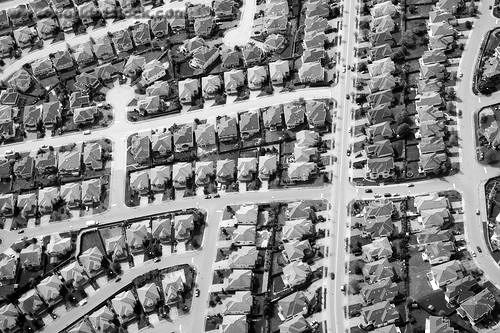
#> input picture assets/Image1.pgm, 500 x 333 px, found by its file name
$ python teste_q2.py   (older library calls are emulated)
#> lines starting #> are read from the running program, lines starting #| are printed output that depends on the picture; after the words box and inside, x2 and y2 are one past the last pixel; in counts of white or black regions, pixels touching at a corner belong together
### src/question2.py
#2) Implementar com funções prontas (Usando Image1.pgm)

## PARTE A

#2.1 a 2.4) Fazer um programa para realizar o processo de aguçamento (sharpening)
# de imagens, mediante o uso de um Filtro Laplaciano no domínio espacial.
# As entradas do programa devem ser:
# (i) a imagem
# (ii) o tipo de filtro laplaciano

import cv2
import numpy as np

def agucar_laplaciano(imagem, sigma=None):
    """
    Aplica o aguçamento usando filtro Laplaciano.
    Se sigma=None (Item 2.1): Usa o Laplaciano em todas as direções (centro 8).
    Se sigma for passado (Itens 2.2 e 2.3): Aplica Gaussiano e usa Laplaciano em cruz (centro 4).
    """
    if sigma is None:
        # Item 2.1 - Sem suavização e com Kernel +/- 8 no centro (Todas as direções)
        img_processada = imagem.copy()
        kernel = np.array([[-1, -1, -1],
                           [-1,  8, -1],
                           [-1, -1, -1]])
    else:
        # Itens 2.2 e 2.3 - Com suavização Gaussiana e Kernel +/- 4 no centro (Em cruz)
        img_processada = cv2.GaussianBlur(imagem, (3, 3), sigmaX=sigma)
        kernel = np.array([[ 0, -1,  0],
                           [-1,  4, -1],
                           [ 0, -1,  0]])

    # Aplicar o filtro usando CV_64F (float) para não perder os valores negativos!
    bordas = cv2.filter2D(img_processada, cv2.CV_64F, kernel)

    # Aguçamento: Imagem Original + Bordas
    # Usamos a imagem original crua para somar, assim destacamos os detalhes nela
    imagem_agucada = imagem + bordas

    # Cortar valores fora do limite (0 a 255) e converter de volta para uint8
    imagem_final = np.clip(imagem_agucada, 0, 255).astype(np.uint8)

    return imagem_final, np.clip(bordas, 0, 255).astype(np.uint8)
    # Retornamos as bordas também para colocar no relatório!


def agucar_frequencia(imagem, tipo_filtro = "gaussiano", D0 = 30):
    """
    Realiza o aguçamento do dominio de frequência usando um filtro Passa-Altas.
    tipo_filtro: "ideal" ou "gaussiano"
    D0: Frequência de corte
    """

    # Obtendo dimensões da imagem
    M, N = imagem.shape

    # FFT e Shift
    F = np.fft.fft2(imagem)
    Fshift = np.fft.fftshift(F)

    # Criar o Filtro Passa-Altas
    H = np.zeros((M, N), dtype=np.float32)
    for u in range(M):
        for v in range(N):
            # Distância D(u,v) ao centro
            D = np.sqrt((u - M/2) ** 2 + (v - N/2) ** 2)

            if tipo_filtro == "ideal":
                # Filtro Ideal Passa-Altas (Corta a Faca)
                H[u,v] = 0 if D <= D0 else 1
            elif tipo_filtro == "gaussiano":
                # Filtro Gaussiano Passa-Altas (Transição Suave)
                H[u,v] = 1 - np.exp(-(D**2) / (2 * D0**2))

    # Aplicar o filtro e Transformada Inversa
    Gshift = Fshift * H
    img_bordas = np.abs(np.fft.ifft2(np.fft.ifftshift(Gshift)))

    # Aguçamento: Imagem Original + Altas Frequências (Bordas)
    bordas_norm = cv2.normalize(img_bordas, None, 0, 255, cv2.NORM_MINMAX).astype(np.uint8)

    # Somar com a original evitando estourar o limite de 255
    imagem_agucada = cv2.add(imagem, bordas_norm)

    return imagem_agucada, bordas_norm


### tests/teste_q2.py
import os
import cv2
from src.question2 import *

def testar_questao2_parteA():
    nome_foto = 'assets/Image1.pgm'
    output_path = "output/q2_results/"

    if not os.path.exists(output_path):
        os.makedirs(output_path)

    # 1. Lê a imagem
    img = cv2.imread(nome_foto, cv2.IMREAD_GRAYSCALE)
#> img is the input picture: shape (333, 500); min 0, max 255, mean 130.2

    if img is None:
        print(f"Erro: Não consegui achar a imagem em '{nome_foto}'.")
        return

    print("Processando Parte A (Domínio Espacial)...")

    # --- 2.1 Laplaciano Direto (Sem suavização) ---
    agucada_direto, bordas_direto = agucar_laplaciano(img, sigma=None)
#> in agucar_laplaciano, `imagem_final = np.clip(imagem_agucada, 0, 255).astype(np.uint8)`:
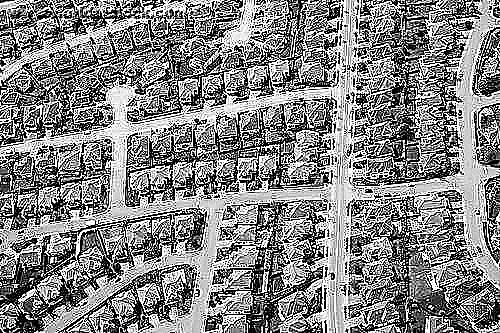
#> imagem_final: shape (333, 500); min 0, max 255, mean 132.3
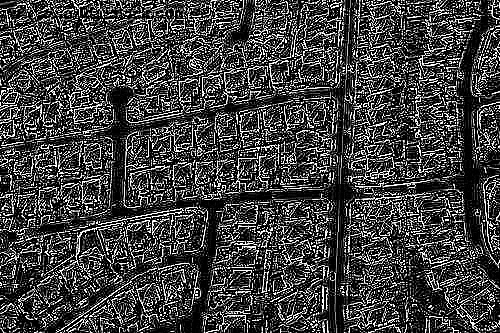
#> bordas_direto: shape (333, 500); min 0, max 255, mean 66

    # --- 2.2 Laplaciano com Gaussiano (Sigma = 0.5) ---
    agucada_g05, _ = agucar_laplaciano(img, sigma=0.5)

    # --- 2.3 Laplaciano com Gaussiano (Sigma = 1.0) ---
    agucada_g10, _ = agucar_laplaciano(img, sigma=1.0)
#> call 3 of agucar_laplaciano, with sigma = 1
#> in agucar_laplaciano (call 3), `bordas = cv2.filter2D(img_processada, cv2.CV_64F, kernel)`:
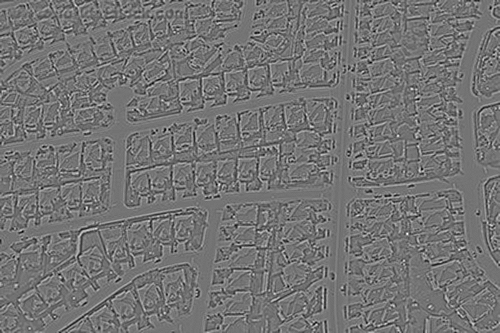
#> bordas: shape (333, 500) float64; min -141, max 168, mean 0; drawn with min black and max white

    # 3. Salvar Resultados
    cv2.imwrite(os.path.join(output_path, "2_1_agucada_direto.jpg"), agucada_direto)
    cv2.imwrite(os.path.join(output_path, "2_2_agucada_sigma05.jpg"), agucada_g05)
    cv2.imwrite(os.path.join(output_path, "2_3_agucada_sigma10.jpg"), agucada_g10)

    # Bônus: Salvar as bordas puras para ilustrar no relatório
    cv2.imwrite(os.path.join(output_path, "extra_somente_bordas_laplaciano.jpg"), bordas_direto)

    print(f"Imagens salvas na pasta '{output_path}'.")

def testar_questao2_parteB():
    nome_foto = 'assets/Image1.pgm'
    output_path = "output/q2_results/"

    if not os.path.exists(output_path):
        os.makedirs(output_path)

    # Leitura da imagem
    img = cv2.imread(nome_foto, cv2.IMREAD_GRAYSCALE)

    if img is None:
        print(f"Erro: Não consegui achar a imagem em '{nome_foto}'.")
        return

    print("Processando Parte B (Domínio da Frequência)...")

    # --- Aplica o filtro Passa-Altas Ideal ---
    agucada_ideal, bordas_ideal = agucar_frequencia(img, tipo_filtro="ideal", D0=30)
#> after the loop in agucar_frequencia, `for u in range(M):`:
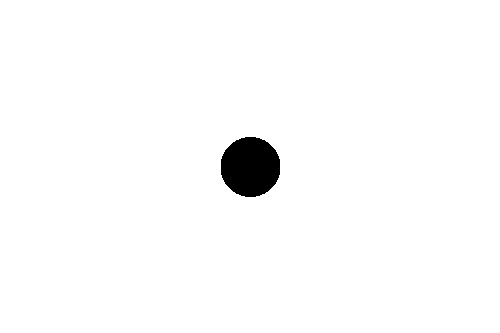
#> H: shape (333, 500) float32; values 0 (black) and 1 (white), 98.3% white; 1 black region, box (x1, y1, x2, y2) and area: (221, 137, 280, 197) 2820

    # --- Aplica o filtro Passa-Altas Gaussiano ---
    agucada_gauss, bordas_gauss = agucar_frequencia(img, tipo_filtro="gaussiano", D0=30)
#> call 2 of agucar_frequencia, with tipo_filtro = 'gaussiano', D0 = 30
#> after the loop in agucar_frequencia (call 2), `for u in range(M):`:
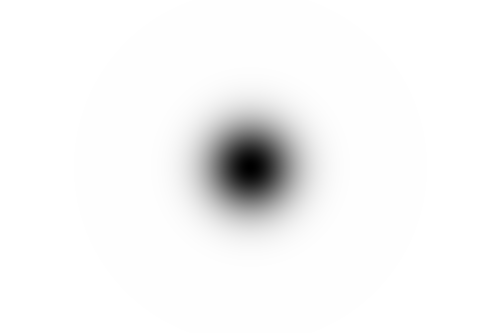
#> H: shape (333, 500) float32; min 0.000139, max 1, mean 0.966
#> in agucar_frequencia (call 2), `img_bordas = np.abs(np.fft.ifft2(np.fft.ifftshift(Gshift)))`:
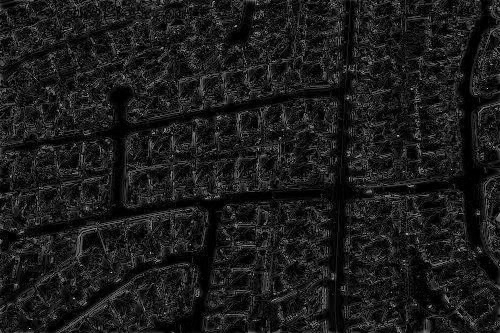
#> img_bordas: shape (333, 500) float64; min 0.00262, max 213.6, mean 28
#> in agucar_frequencia (call 2), `imagem_agucada = cv2.add(imagem, bordas_norm)`:
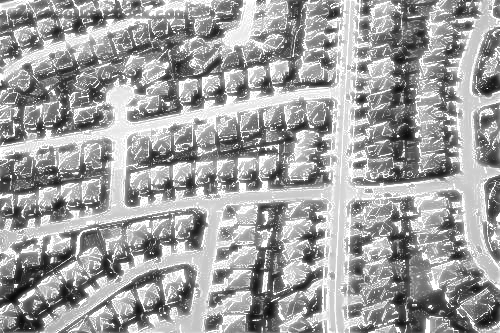
#> imagem_agucada: shape (333, 500); min 9, max 255, mean 159.2

    # Salvar Resultados do Ideal
    cv2.imwrite(os.path.join(output_path, "2_B_agucada_ideal.jpg"), agucada_ideal)
    cv2.imwrite(os.path.join(output_path, "extra_bordas_ideal.jpg"), bordas_ideal)

    # Salvar Resultados do Gaussiano
    cv2.imwrite(os.path.join(output_path, "2_B_agucada_gaussiano.jpg"), agucada_gauss)
    cv2.imwrite(os.path.join(output_path, "extra_bordas_gaussiano.jpg"), bordas_gauss)

    print(f"Imagens da Parte B salvas na pasta '{output_path}'.")

if __name__ == "__main__":
    testar_questao2_parteA()
    testar_questao2_parteB()

$ run again, with assets/foto.jpeg saved as assets/Image1.pgm
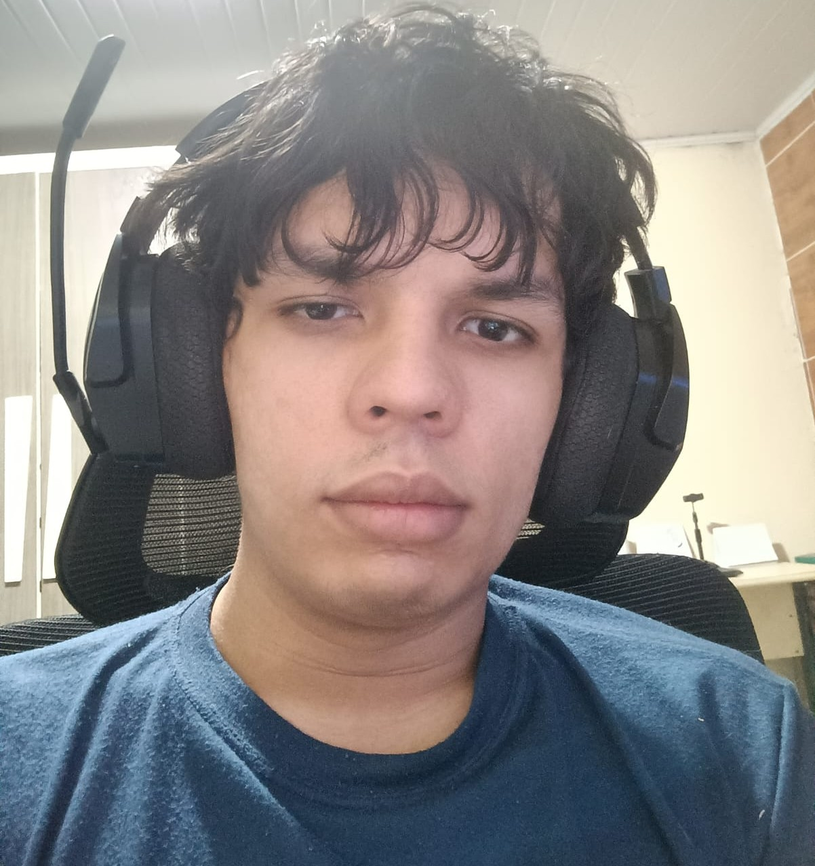
#> input picture assets/foto.jpeg, 815 x 866 px, shrunk from 1202 x 1278 before the run, found by its file name
#> after the loop in agucar_frequencia, `for u in range(M):`:
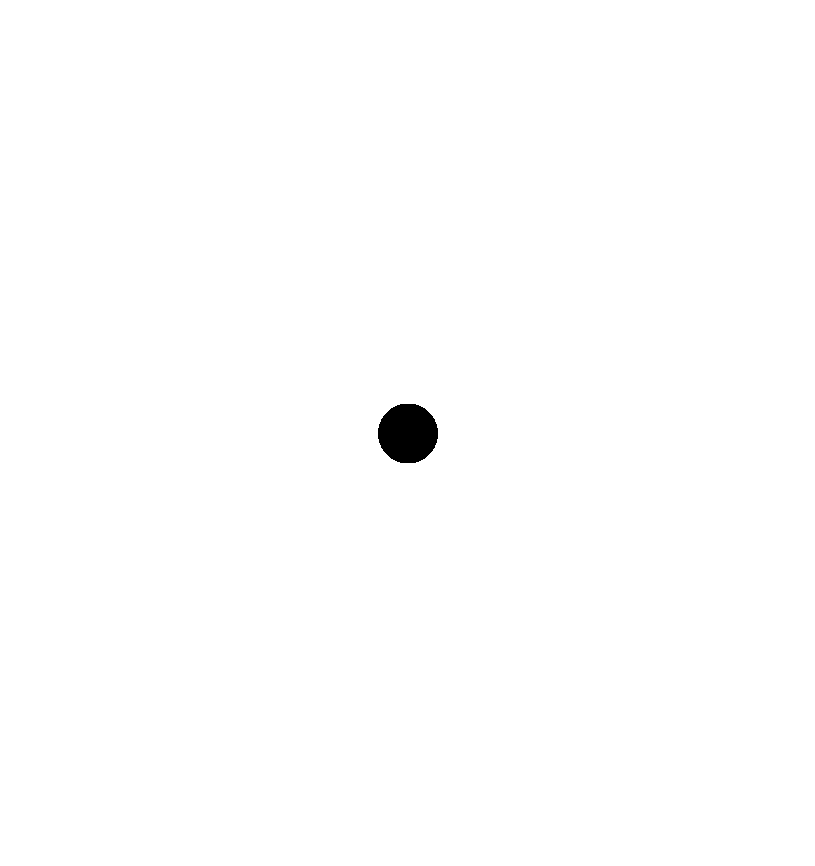
#> H: shape (866, 815) float32; values 0 (black) and 1 (white), 99.6% white; 1 black region, box (x1, y1, x2, y2) and area: (378, 404, 438, 463) 2820
#> in agucar_frequencia, `imagem_agucada = cv2.add(imagem, bordas_norm)`:
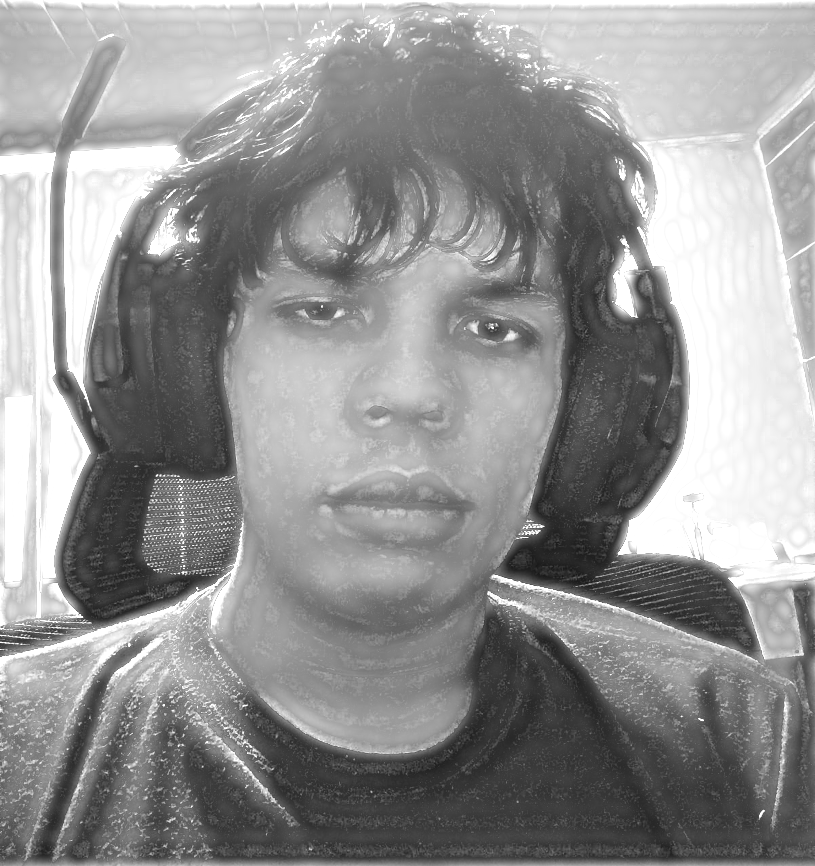
#> imagem_agucada: shape (866, 815); min 23, max 255, mean 146.9

$ run again, with assets/moire.tif saved as assets/Image1.pgm
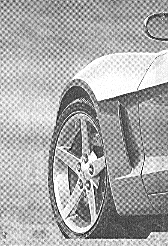
#> input picture assets/moire.tif, 168 x 246 px, found by its file name
#> in testar_questao2_parteA, img is the input picture: shape (246, 168); min 0, max 255, mean 169.7
#> after the loop in agucar_frequencia, `for u in range(M):`:
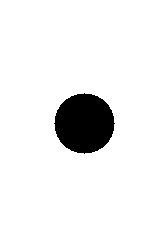
#> H: shape (246, 168) float32; values 0 (black) and 1 (white), 93.2% white; 1 black region, box (x1, y1, x2, y2) and area: (54, 93, 115, 154) 2821
#> in agucar_frequencia (call 2), `imagem_agucada = cv2.add(imagem, bordas_norm)`:
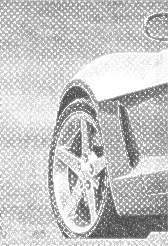
#> imagem_agucada: shape (246, 168); min 72, max 255, mean 197.3
